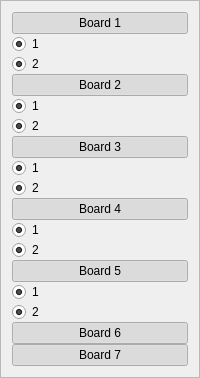
               <widget class="QFrame" name="frame">
                <property name="frameShape">
                 <enum>QFrame::StyledPanel</enum>
                </property>
                <property name="frameShadow">
                 <enum>QFrame::Raised</enum>
                </property>
                <layout class="QVBoxLayout" name="verticalLayout_194">
                 <property name="spacing">
                  <number>0</number>
                 </property>
                 <item>
                  <widget class="QPushButton" name="sc2_sl1_b1">
                   <property name="text">
                    <string>Board 1</string>
                   </property>
                   <property name="checkable">
                    <bool>true</bool>
                   </property>
                   <property name="checked">
                    <bool>true</bool>
                   </property>
                  </widget>
                 </item>
                 <item>
                  <widget class="QRadioButton" name="sc2_sl1_b1_1">
                   <property name="text">
                    <string>1</string>
                   </property>
                   <property name="checkable">
                    <bool>true</bool>
                   </property>
                   <property name="checked">
                    <bool>true</bool>
                   </property>
                   <property name="autoExclusive">
                    <bool>false</bool>
                   </property>
                  </widget>
                 </item>
                 <item>
                  <widget class="QRadioButton" name="sc2_sl1_b1_2">
                   <property name="text">
                    <string>2</string>
                   </property>
                   <property name="checkable">
                    <bool>true</bool>
                   </property>
                   <property name="checked">
                    <bool>true</bool>
                   </property>
                   <property name="autoExclusive">
                    <bool>false</bool>
                   </property>
                  </widget>
                 </item>
                 <item>
                  <widget class="QPushButton" name="sc2_sl1_b2">
                   <property name="text">
                    <string>Board 2</string>
                   </property>
                   <property name="checkable">
                    <bool>true</bool>
                   </property>
                   <property name="checked">
                    <bool>true</bool>
                   </property>
                  </widget>
                 </item>
                 <item>
                  <widget class="QRadioButton" name="sc2_sl1_b2_1">
                   <property name="text">
                    <string>1</string>
                   </property>
                   <property name="checkable">
                    <bool>true</bool>
                   </property>
                   <property name="checked">
                    <bool>true</bool>
                   </property>
                   <property name="autoExclusive">
                    <bool>false</bool>
                   </property>
                  </widget>
                 </item>
                 <item>
                  <widget class="QRadioButton" name="sc2_sl1_b2_2">
                   <property name="text">
                    <string>2</string>
                   </property>
                   <property name="checkable">
                    <bool>true</bool>
                   </property>
                   <property name="checked">
                    <bool>true</bool>
                   </property>
                   <property name="autoExclusive">
                    <bool>false</bool>
                   </property>
                  </widget>
                 </item>
                 <item>
                  <widget class="QPushButton" name="sc2_sl1_b3">
                   <property name="text">
                    <string>Board 3</string>
                   </property>
                   <property name="checkable">
                    <bool>true</bool>
                   </property>
                   <property name="checked">
                    <bool>true</bool>
                   </property>
                  </widget>
                 </item>
                 <item>
                  <widget class="QRadioButton" name="sc2_sl1_b3_1">
                   <property name="text">
                    <string>1</string>
                   </property>
                   <property name="checkable">
                    <bool>true</bool>
                   </property>
                   <property name="checked">
                    <bool>true</bool>
                   </property>
                   <property name="autoExclusive">
                    <bool>false</bool>
                   </property>
                  </widget>
                 </item>
                 <item>
                  <widget class="QRadioButton" name="sc2_sl1_b3_2">
                   <property name="text">
                    <string>2</string>
                   </property>
                   <property name="checkable">
                    <bool>true</bool>
                   </property>
                   <property name="checked">
                    <bool>true</bool>
                   </property>
                   <property name="autoExclusive">
                    <bool>false</bool>
                   </property>
                  </widget>
                 </item>
                 <item>
                  <widget class="QPushButton" name="sc2_sl1_b4">
                   <property name="text">
                    <string>Board 4</string>
                   </property>
                   <property name="checkable">
                    <bool>true</bool>
                   </property>
                   <property name="checked">
                    <bool>true</bool>
                   </property>
                  </widget>
                 </item>
                 <item>
                  <widget class="QRadioButton" name="sc2_sl1_b4_1">
                   <property name="text">
                    <string>1</string>
                   </property>
                   <property name="checkable">
                    <bool>true</bool>
                   </property>
                   <property name="checked">
                    <bool>true</bool>
                   </property>
                   <property name="autoExclusive">
                    <bool>false</bool>
                   </property>
                  </widget>
                 </item>
                 <item>
                  <widget class="QRadioButton" name="sc2_sl1_b4_2">
                   <property name="text">
                    <string>2</string>
                   </property>
                   <property name="checkable">
                    <bool>true</bool>
                   </property>
                   <property name="checked">
                    <bool>true</bool>
                   </property>
                   <property name="autoExclusive">
                    <bool>false</bool>
                   </property>
                  </widget>
                 </item>
                 <item>
                  <widget class="QPushButton" name="sc2_sl1_b5">
                   <property name="text">
                    <string>Board 5</string>
                   </property>
                   <property name="checkable">
                    <bool>true</bool>
                   </property>
                   <property name="checked">
                    <bool>true</bool>
                   </property>
                  </widget>
                 </item>
                 <item>
                  <widget class="QRadioButton" name="sc2_sl1_b5_1">
                   <property name="text">
                    <string>1</string>
                   </property>
                   <property name="checkable">
                    <bool>true</bool>
                   </property>
                   <property name="checked">
                    <bool>true</bool>
                   </property>
                   <property name="autoExclusive">
                    <bool>false</bool>
                   </property>
                  </widget>
                 </item>
                 <item>
                  <widget class="QRadioButton" name="sc2_sl1_b5_2">
                   <property name="text">
                    <string>2</string>
                   </property>
                   <property name="checkable">
                    <bool>true</bool>
                   </property>
                   <property name="checked">
                    <bool>true</bool>
                   </property>
                   <property name="autoExclusive">
                    <bool>false</bool>
                   </property>
                  </widget>
                 </item>
                 <item>
                  <widget class="QPushButton" name="sc2_sl1_b6">
                   <property name="text">
                    <string>Board 6</string>
                   </property>
                   <property name="checkable">
                    <bool>true</bool>
                   </property>
                   <property name="checked">
                    <bool>true</bool>
                   </property>
                  </widget>
                 </item>
                 <item>
                  <widget class="QPushButton" name="sc2_sl1_b7">
                   <property name="text">
                    <string>Board 7</string>
                   </property>
                   <property name="checkable">
                    <bool>true</bool>
                   </property>
                   <property name="checked">
                    <bool>true</bool>
                   </property>
                  </widget>
                 </item>
                </layout>
               </widget>
